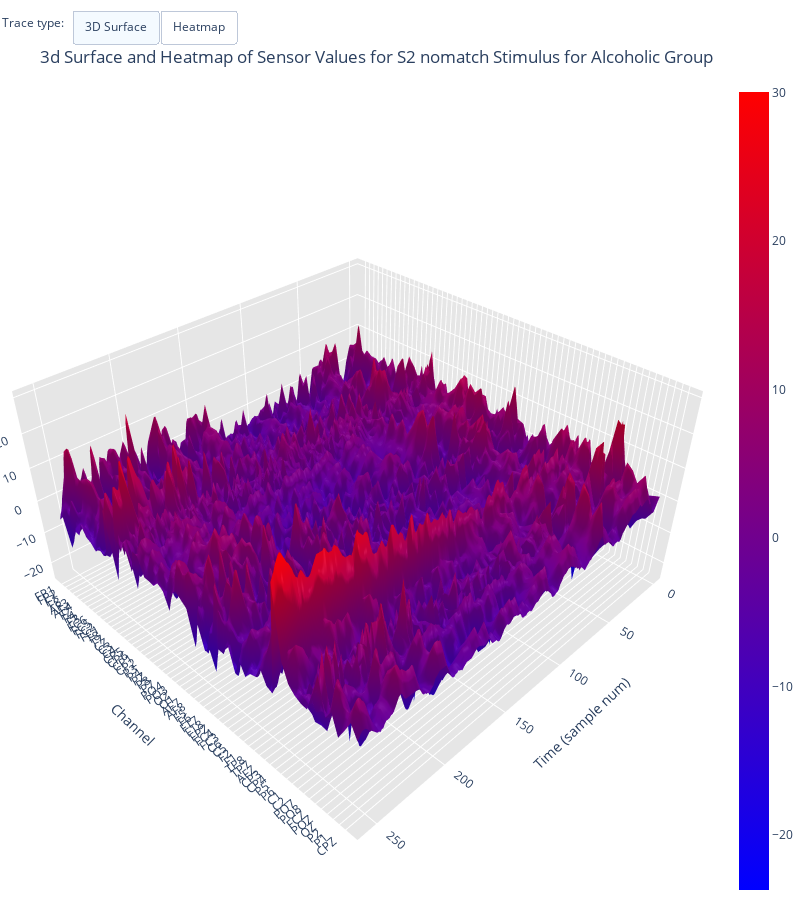

The notebook cell saved with this chart:
### Code cell
plot_3dSurface_and_heatmap(stimulus=stimulus, group='a', df=S2_nm_sample_df)

### Figure 1 — Plotly figure (JSON) as saved in the notebook; plotly's stock layout.template omitted (floating-point values rounded to 4 significant figures; data arrays with more than 128 entries replaced by an {"elided": "..."} marker saying what was removed)
{"data": [{"colorscale": [[0, "rgb(0,0,255)"], [1, "rgb(255,0,0)"]], "type": "surface", "z": {"elided": "61x256 float values"}}], "layout": {"annotations": [{"align": "left", "showarrow": false, "text": "Trace type:", "x": 0, "y": 1.085, "yref": "paper"}], "autosize": false, "height": 900, "margin": {"b": 0, "l": 0, "r": 0, "t": 0}, "scene": {"aspectmode": "manual", "aspectratio": {"x": 1, "y": 1, "z": 0.5}, "xaxis": {"backgroundcolor": "rgb(230, 230,230)", "gridcolor": "rgb(255, 255, 255)", "showbackground": true, "title": {"text": "Time (sample num)"}}, "yaxis": {"backgroundcolor": "rgb(230, 230, 230)", "gridcolor": "rgb(255, 255, 255)", "showbackground": true, "ticktext": ["FP1", "FP2", "F7", "F8", "AF3", "AF4", "FZ", "F4", "F3", "FC6", "FC5", "FC2", "FC1", "T8", "T7", "CZ", "C3", "C4", "CP5", "CP6", "CP1", "CP2", "P3", "P4", "PZ", "P8", "P7", "PO4", "PO3", "O2", "O1", "AF7", "AF8", "F5", "F6", "FT7", "FT8", "FPZ", "FC4", "FC3", "C6", "C5", "F2", "F1", "TP8", "TP7", "AFZ", "CP3", "CP4", "P5", "P6", "C1", "C2", "PO7", "PO8", "FCZ", "POZ", "OZ", "P2", "P1", "CPZ"], "tickvals": [0, 1, 2, 3, 4, 5, 6, 7, 8, 9, 10, 11, 12, 13, 14, 15, 16, 17, 18, 19, 20, 21, 22, 23, 24, 25, 26, 27, 28, 29, 30, 31, 32, 33, 34, 35, 36, 37, 38, 39, 40, 41, 42, 43, 44, 45, 46, 47, 48, 49, 50, 51, 52, 53, 54, 55, 56, 57, 58, 59, 60], "title": {"text": "Channel"}, "zerolinecolor": "rgb(255, 255, 255)"}, "zaxis": {"backgroundcolor": "rgb(230, 230,230)", "gridcolor": "rgb(255, 255, 255)", "showbackground": true, "title": {"text": "Sensor Value"}, "zerolinecolor": "rgb(255, 255, 255)"}}, "title": {"text": "<br>3d Surface and Heatmap of Sensor Values for S2 nomatch Stimulus for Alcoholic Group"}, "updatemenus": [{"buttons": [{"args": ["type", "surface"], "label": "3D Surface", "method": "restyle"}, {"args": ["type", "heatmap"], "label": "Heatmap", "method": "restyle"}], "direction": "left", "pad": {"r": 10, "t": 10}, "showactive": true, "type": "buttons", "x": 0.1, "xanchor": "left", "y": 1.1, "yanchor": "top"}], "width": 800}}
